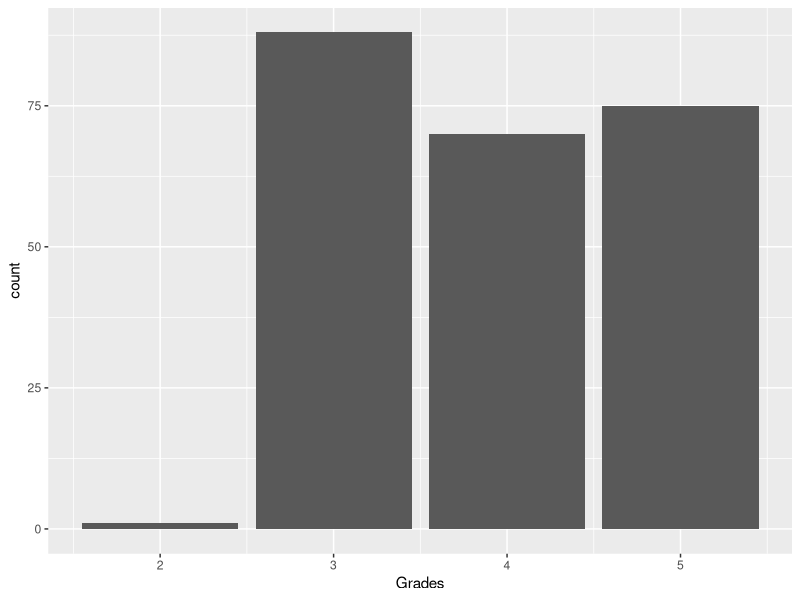
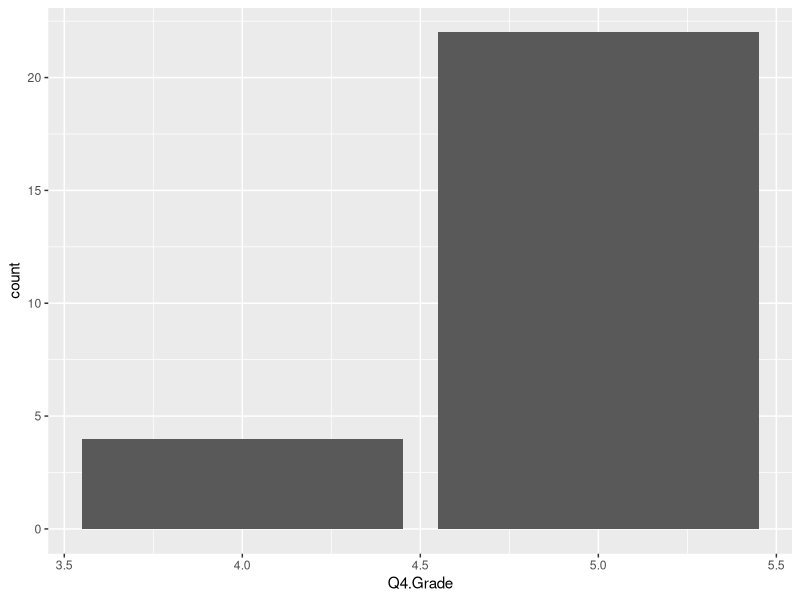
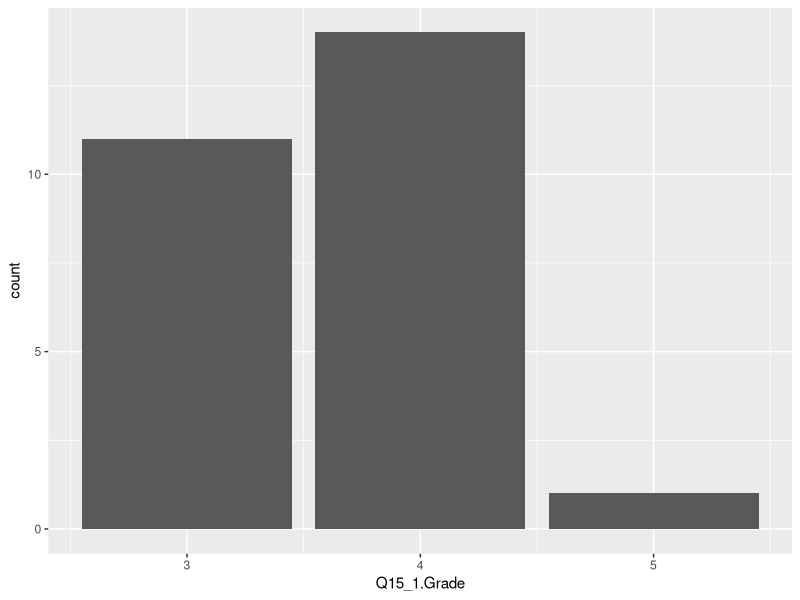
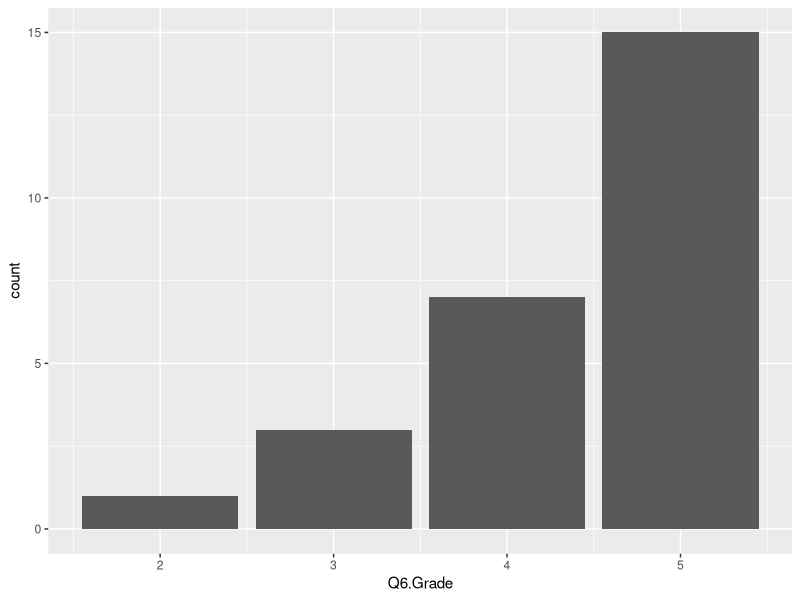
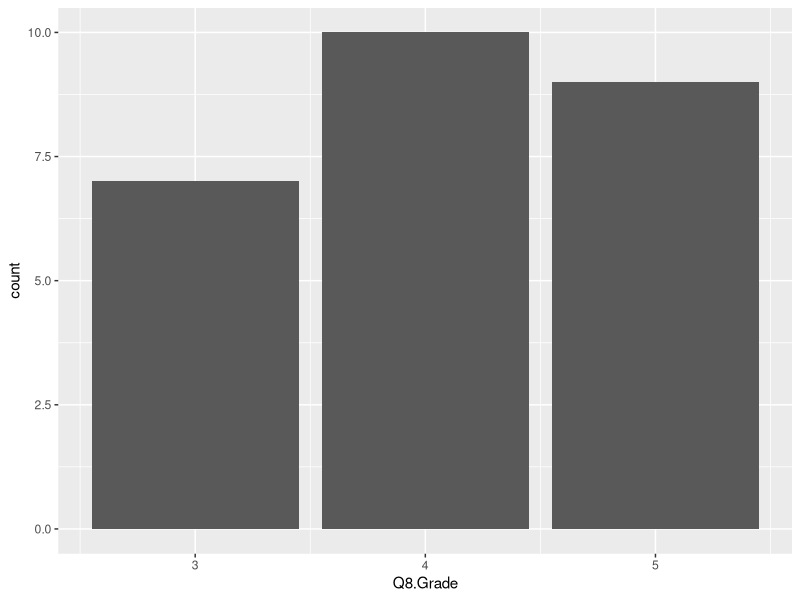
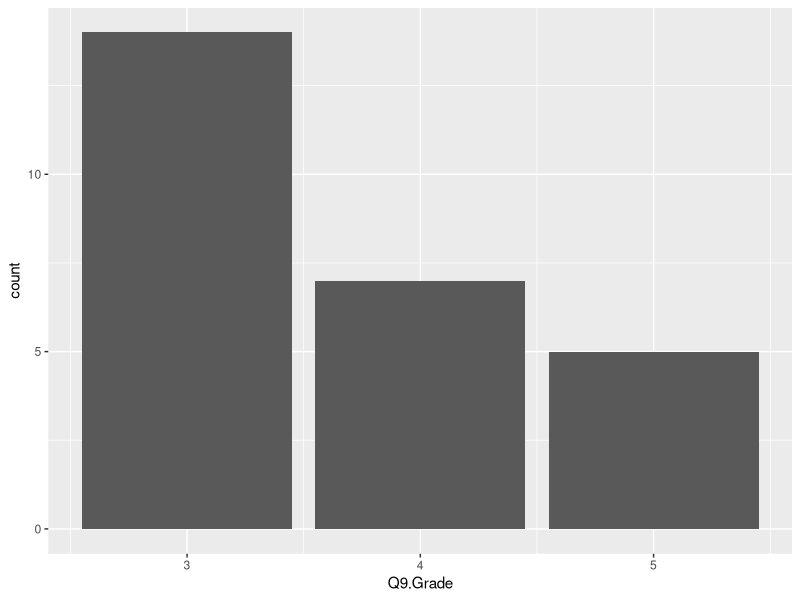
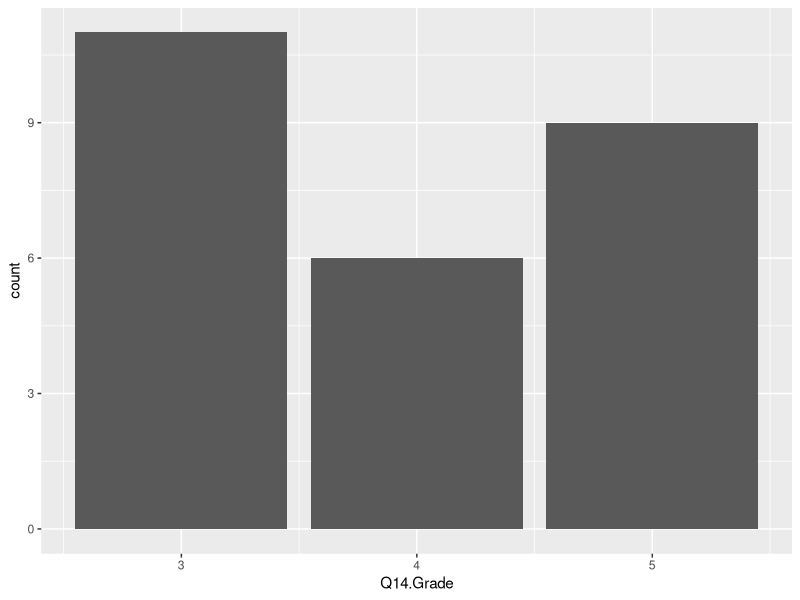
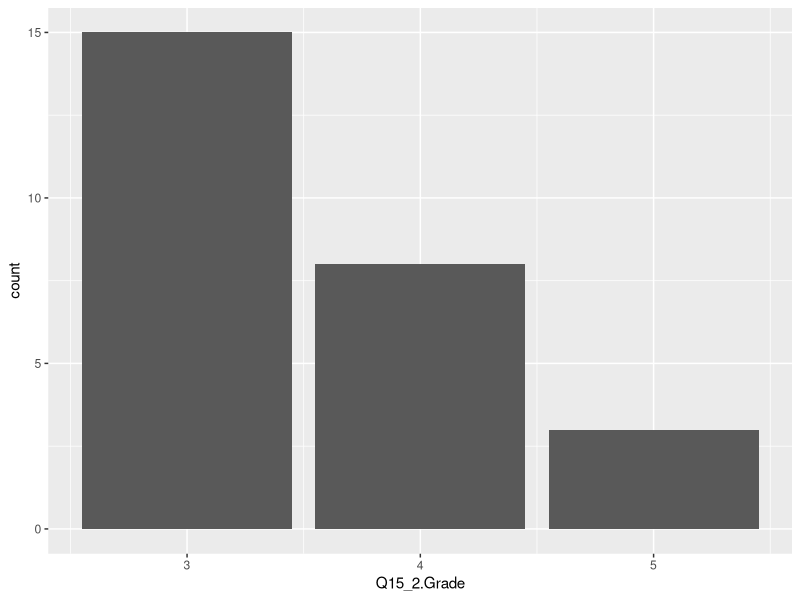

Generate these figures, in order, with R:
## ---- chunk 1
knitr::opts_chunk$set(echo = TRUE)
## ---- chunk 2
setwd("~/Documents/FROST-SUMMER-2022/Fall2021")

library(tidyverse)
library(readxl)  
CK5.1 <- read_excel("FROST Grading CK 5.1_final.xlsx")
## ---- chunk 3
CK5.1_clean <- drop_na(CK5.1)
colnames(CK5.1_clean)[4] <- "Q15_1.Grade"
colnames(CK5.1_clean)[9] <- "Q15_2.Grade"
CK5.1_clean = subset(CK5.1_clean, select = -c(Student, GroupCK.5.1))
## ---- chunk 4
CK5.1_all <- data.frame(unlist(CK5.1_clean))
colnames(CK5.1_all)[1] <- "Grades"
## ---- chunk 5
CK5.1_all %>%
  count(Grades)
## ---- chunk 6
CK5.1_all %>%
  ggplot() +
  geom_bar(aes(x = Grades))
## ---- chunk 7
CK5.1_clean %>%
  count(Q4.Grade)
## ---- chunk 8
CK5.1_clean %>%
  ggplot() +
  geom_bar(aes(x = Q4.Grade))
## ---- chunk 9
CK5.1_clean %>%
  count(Q15_1.Grade)
## ---- chunk 10
CK5.1_clean %>%
  ggplot() +
  geom_bar(aes(x = Q15_1.Grade))
## ---- chunk 11
CK5.1_clean %>%
  count(Q6.Grade)
## ---- chunk 12
CK5.1_clean %>%
  ggplot() +
  geom_bar(aes(x = Q6.Grade))
## ---- chunk 13
CK5.1_clean %>%
  count(Q8.Grade)
## ---- chunk 14
CK5.1_clean %>%
  ggplot() +
  geom_bar(aes(x = Q8.Grade))
## ---- chunk 15
CK5.1_clean %>%
  count(Q9.Grade)
## ---- chunk 16
CK5.1_clean %>%
  ggplot() +
  geom_bar(aes(x = Q9.Grade))
## ---- chunk 17
CK5.1_clean %>%
  count(Q14.Grade)
## ---- chunk 18
CK5.1_clean %>%
  ggplot() +
  geom_bar(aes(x = Q14.Grade))
## ---- chunk 19
CK5.1_clean %>%
  count(Q15_2.Grade)
## ---- chunk 20
CK5.1_clean %>%
  ggplot() +
  geom_bar(aes(x = Q15_2.Grade))
## ---- chunk 21
CK5.1_clean %>%
  count(Q18.Grade)
## ---- chunk 22
CK5.1_clean %>%
  ggplot() +
  geom_bar(aes(x = Q18.Grade))
## ---- chunk 23
CK5.1_clean %>%
  count(Q19.Grade)
## ---- chunk 24
CK5.1_clean %>%
  ggplot() +
  geom_bar(aes(x = Q19.Grade))
